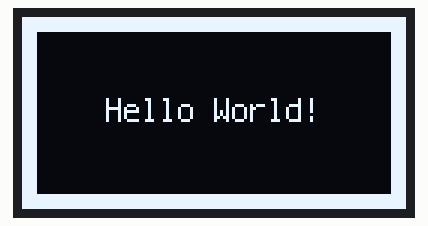
This program was run on a simulated ESP32 board running CircuitPython. On the bench: 128×64 one-colour display.

Above: at 0.1 s.

The program:

display_helloworld.py
```python
"""
This test will initialize the display using displayio and draw a solid white
background, a smaller black rectangle, and some white text.
"""

import board
import displayio
import terminalio
from adafruit_display_text import label
import adafruit_displayio_ssd1306
import busio

displayio.release_displays()

# NOTES on Teyleten Robot display from Amazon
# The SPI mode is the 4-wire mode, which is NOT the normal SCLK, MISO, MOSI, and SS signals of SPI,
# but are SCLK (labeled SCK), DC, MOSI (labeled SDA), and SS (labeled CS).
# The DC pin, when in SPI mode, is a Data/Command select input (Data when it's high or '1' and
# Command when it's low or '0')

# On Teyleten
# SCK (SCLK)  IO12
# SDA (MOSI)  IO11
# RES (Reset) IO9
# DC        IO38
# CS (SS)   IO10

oled_reset = board.IO9
oled_cs = board.IO10
oled_dc = board.IO38

# Use for I2C
# i2c = board.I2C()  # uses board.SCL and board.SDA
# # i2c = board.STEMMA_I2C()  # For using the built-in STEMMA QT connector on a microcontroller
# display_bus = displayio.I2CDisplay(i2c, device_address=0x3C, reset=oled_reset)

# Use for SPI (SPI2 are the lower gpio numbers)
#define TFT_CS 34 // 10 or 34
#define TFT_MOSI 35 // 11 or 35
#define TFT_SCLK 36 // 12 or 36
#define TFT_MISO 37 // 13 or 37
#define TFT_DC 38

# spi = board.SPI()

# In case board.SPI() doesn't work, or tell you what pins to use
# import busio
# spi = busio.SPI(board.SCK, MISO=board.MISO)
spi = busio.SPI(clock=board.IO12, MOSI=board.IO11)

display_bus = displayio.FourWire(spi, command=oled_dc, chip_select=oled_cs,
                                reset=oled_reset, baudrate=1000000)

WIDTH = 128
HEIGHT = 64 #32  # Change to 64 if needed
BORDER = 5

display = adafruit_displayio_ssd1306.SSD1306(display_bus, width=WIDTH, height=HEIGHT)

# Make the display context
splash = displayio.Group()
display.show(splash)

color_bitmap = displayio.Bitmap(WIDTH, HEIGHT, 1)
color_palette = displayio.Palette(1)
color_palette[0] = 0xFFFFFF  # White

bg_sprite = displayio.TileGrid(color_bitmap, pixel_shader=color_palette, x=0, y=0)
splash.append(bg_sprite)

# Draw a smaller inner rectangle
inner_bitmap = displayio.Bitmap(WIDTH - BORDER * 2, HEIGHT - BORDER * 2, 1)
inner_palette = displayio.Palette(1)
inner_palette[0] = 0x000000  # Black
inner_sprite = displayio.TileGrid(
    inner_bitmap, pixel_shader=inner_palette, x=BORDER, y=BORDER
)
splash.append(inner_sprite)

# Draw a label
text = "Hello World!"
text_area = label.Label(
    terminalio.FONT, text=text, color=0xFFFFFF, x=28, y=HEIGHT // 2 - 1
)
splash.append(text_area)

while True:
    pass
```
